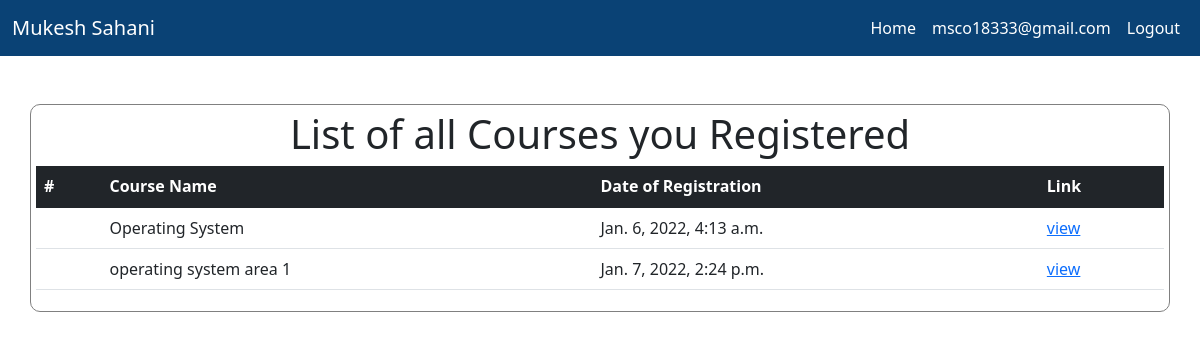
Screenshot of /course/viewlist/ (signed in) with the database file from the repository.
### user/models.py (models this page shows)
class profile(models.Model):
    user = models.OneToOneField(User,on_delete=models.CASCADE, related_name='profile')
    firstname=models.CharField(max_length=30,null=True)
    lastname=models.CharField(max_length=30,null=True)
    organisation = models.CharField(max_length=30,choices=[("Profesor", "Profesor"), ("Student", "Student")])
    semester = models.CharField(max_length=1,choices=[('1','1'),('2','2'),('3','3'),('4','4'),('5','5'),('6','6'),('7','7'),('8',
    '8')],null=True)
    passout_year=models.IntegerField(null=True)
    placement_year=models.IntegerField(null=True)
    branch=models.CharField(max_length=30,choices=[("CSE", "CSE"), ("CIVIL", "CIVIL"),("ECE", "ECE"),("MECH", "MECH")],null=True)

### course_system/models.py (models this page shows)
class CourseData(models.Model):
    course_id = models.AutoField(primary_key=True)
    course_name = models.CharField(max_length=255, blank=True)
    course_json_file = models.FileField(upload_to='documents/')
    uploaded_at = models.DateTimeField(auto_now_add=True)
    def __str__(self):
        return self.course_name

### course_system/views.py (the view)
# urls.py: path('viewlist/', views.show_register_course, name = "ShowCourse"),
@login_required
def show_register_course(request):
    context = {}
    if request.user.profile.organisation == "Profesor":
        course_data = CourseRegisterBy.objects.filter(user_id = request.user)
        print(course_data)
        print(MEDIA_ROOT)
        print(MEDIA_URL)
        print(MEDIA_ROOT+MEDIA_URL)
        course_data_list = []
        for course_d in course_data:
            print(course_d.course_id)
            course_data_list.append(course_d.course_id)
    else:
        course_data_list = CourseData.objects.all() # get all course for students.
    print(course_data_list)
    for course in course_data_list:
        try:
            json_object = get_json_object(course.course_json_file)
            print("-------------------")
            print(json_object)
            print("--------------------")
        except Exception as e:
            print("File is not Json")
    context['course_data'] = course_data_list
    return render(request, 'course_system/course_list_view.html', context)

### course_system/utils.py (called while the page is built)
def get_json_object(json_filename):
    try:
        print(MEDIA_ROOT + "/" + str(json_filename))
        course_json_file = open(MEDIA_ROOT + "/" + str(json_filename))
        course_json_object = json.loads(course_json_file.read())
        course_json_file.close()
        return course_json_object
    except Exception as e:
        return None

### course_system/templates/course_system/course_list_view.html (shortened to what this page needs)
{% extends 'course.basic.html' %}
{% block body %}
    <br />
    <br />
    <div class="container" style="border: 1px solid gray;padding: 5px;border-radius:10px;">
        <center class="h1">
            List of all Courses you Registered
        </center>
        <table class="table">
            <thead class="table-dark">
                <tr>
                    <th scope="col">#</th>
                    <th scope="col">Course Name</th>
                    <th scope="col">Date of Registration</th>
                    <th scope="col">Link</th>
                </tr>
            </thead>
            <tbody>
                {% for course in course_data %}
                    <tr>
                        <th scope="row">
                        </th>
                        <td>
                            {{ course.course_name }}
                        </td>
                        <td>
                            {{ course.uploaded_at }}
                        </td>
                        <td>
                            <a href="/course/courseview/{{ course.course_id }}">view</a>
                        </td>
                    </tr>
                {% endfor %}
            </tbody>
        </table>
    </div>
{% endblock %}

### course_system/templates/course.basic.html (shortened to what this page needs)
{% load static %}
<!doctype html>
<html lang="en">
  <head>
    <link href="https://cdn.jsdelivr.net/npm/bootstrap@5.1.3/dist/css/bootstrap.min.css" rel="stylesheet">
  </head>
  <body class="bg-ligth">
    <nav class="navbar navbar-expand-lg navbar-dark" style="background-color: #0a4275;">
      <div class="container-fluid">
        <a class="navbar-brand" href="#">{{ request.user.profile.firstname }} {{ request.user.profile.lastname }}</a>
        <div style="justify-content: flex-end;" class="collapse navbar-collapse" id="navbarColor01">
          <ul class="navbar-nav mb-2 mb-lg-0">
            <li class="nav-item">
              <a class="nav-link active" aria-current="page" href="{% url 'home_page' %}">Home</a>
            </li>
            <li class="nav-item">
              <a class="nav-link active" href="#">{{ request.user.username }}</a>
            </li>
            <li class="nav-item">
              <a class="nav-link active" href="{% url 'Logout' %}">Logout</a>
            </li>
          </ul>
        </div>
      </div>
    </nav>
    {% block body %}
    {% endblock %}
  </body>
</html>

### rows the page displays
CourseData: course_name "Operating System", uploaded_at "Jan. 6, 2022, 4:13 a.m."
CourseData: course_name "operating system area 1", uploaded_at "Jan. 7, 2022, 2:24 p.m."

### other values shown
{{ request.user.profile.firstname }} "Mukesh"
{{ request.user.profile.lastname }} "Sahani"
{{ request.user.username }} "msco18333@gmail.com"
